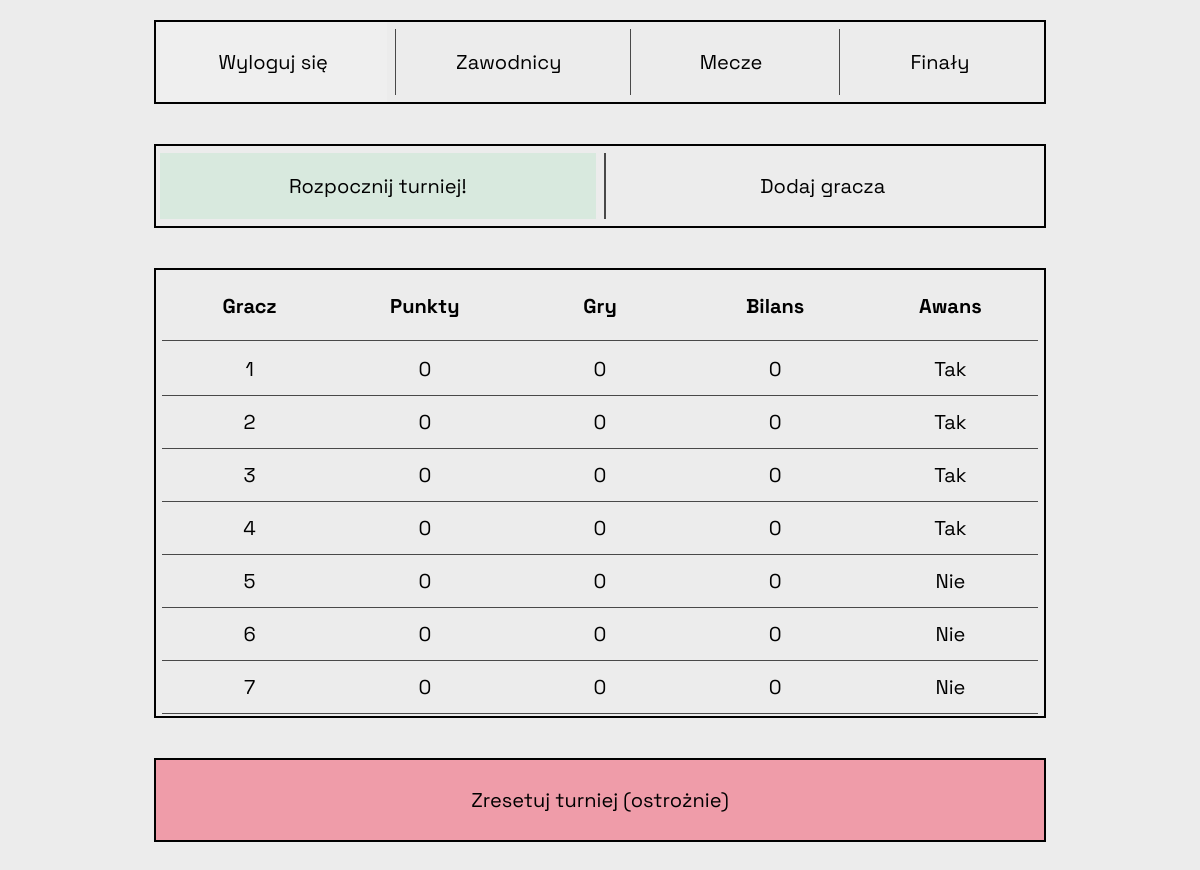
The app's page / (signed in) with its own data.
### table/models.py (models this page shows, shortened)
class Player(models.Model):
    name = models.CharField(max_length=50)
    points = models.SmallIntegerField(default=0)
    games = models.SmallIntegerField(default=0)
    qualified = models.BooleanField(default=False)
    point_balance = models.IntegerField(default=0)

### table/views.py (the view)
# urls.py: path('', views.index, name='index'),
def index(request):
    players = Player.objects.order_by('-points', '-point_balance')
    return render(request, 'table/index.html', context={'players': players})

### table/templates/table/index.html (shortened to what this page needs)
{% extends "table/base.html" %}
{% block content %}
  <div class="navbar">
    <div class='nav-element first bckgr green'>
      <form action="{% url "table:start_tournament" %}" method="POST">
        <button type="submit" class='green bckgr'>Rozpocznij turniej!</button>
      </form>
    </div>
    <a href="{% url "table:add_player" %}" class='nav-element bckgr nav-button'>
      <div class='nav-element bckgr'><p>Dodaj gracza</p></div>
    </a>
  </div>
  <div class="navbar">
    <table class="players-table">
      <thead>
        <tr>
          <th>Gracz</th>
          <th>Punkty</th>
          <th>Gry</th>
          <th>Bilans</th>
          <th>Awans</th>
        </tr>
      </thead>
      <tbody>
        {% for player in players %}
        <tr class='player-tab'>
          <td>{{ player.name }}</td>
          <td>{{ player.points }}</td>
          <td>{{ player.games }}</td>
          <td>{{ player.point_balance }}</td>
          {% if player.qualified  == False %}
          <td>Nie</td>
          {% else %}
          <td>Tak</td>
          {% endif %}
        </tr>
        {% endfor %}
      </tbody>
    </table>
  </div>
  <div class="navbar red">
    <form action="{% url "table:reset_tournament" %}" method="POST" class='pelne'>
        <button type='submit' class='red pelne'>Zresetuj turniej (ostrożnie)</button>
    </form>
  </div>
{% endblock content %}

### table/static/table/css/styles.css (style rules this page uses)
body { display: flex; flex-direction: column; align-items: center; justify-content: center; font-family: 'Space Grotesk', 'Space Mono', Arial, Helvetica, sans-serif; font-size: 20px; margin-top: 20px; background-color: rgb(236, 236, 236); }
button { font-family: 'Space Grotesk', 'Space Mono', Arial, Helvetica, sans-serif; border: none; font-size:20px; display: inline-flex; align-items: center; justify-content: center; height: 66px; width: 100%; }
a { text-decoration: none; font-size: 20px; text-align: justify; height: 66px; min-width: 188px; justify-content: center; align-items: center; color: black; }
.navbar { display: flex; align-items: center; justify-content: center; gap: 8px; width: 100%; max-width: 880px; min-height: 80px; border: 2px solid black; padding-left: 4px; padding-right: 4px; margin-bottom: 40px; }
.nav-element { display: flex; height: 66px; width: 25%; min-width: 200px; flex:1; border-left: 1px solid rgb(73, 73, 73); text-align: center; justify-content: center; align-items: center; }
.first { border: none; }
table { width: 100%; max-width: 880px; min-height: 80px; }
tr { display: flex; flex: 1; align-items: center; justify-content: center; border-bottom: 1px solid rgb(73, 73, 73); padding-top: 12px; padding-bottom: 12px; }
th { width: 25%; margin-top: 8px; margin-bottom: 8px; }
.player-tab { display: flex; align-items: center; justify-content: center; }
td { width: 25%; text-align: center; }
.green { background-color: rgb(216, 233, 222); }
.red { background-color: rgb(239, 156, 169); }
.pelne { width: 100%; height: 100%; min-height: 80px; }

### records on screen
Player: name "1", points "0", games "0", point_balance "0", qualified "Tak"
Player: name "2", points "0", games "0", point_balance "0", qualified "Tak"
Player: name "3", points "0", games "0", point_balance "0", qualified "Tak"
Player: name "4", points "0", games "0", point_balance "0", qualified "Tak"
Player: name "5", points "0", games "0", point_balance "0", qualified "Nie"
Player: name "6", points "0", games "0", point_balance "0", qualified "Nie"
Player: name "7", points "0", games "0", point_balance "0", qualified "Nie"
